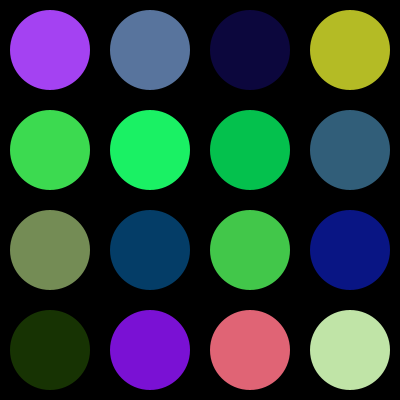
Frame 1 (no input)
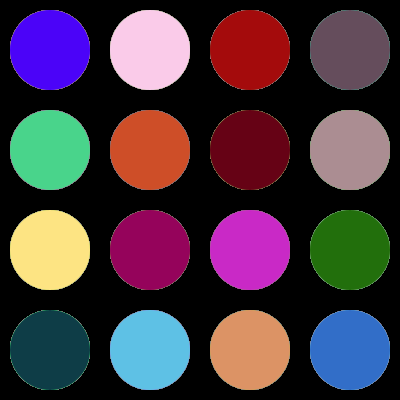
Frame 60 (the mouse pressed at the canvas centre just before this capture)
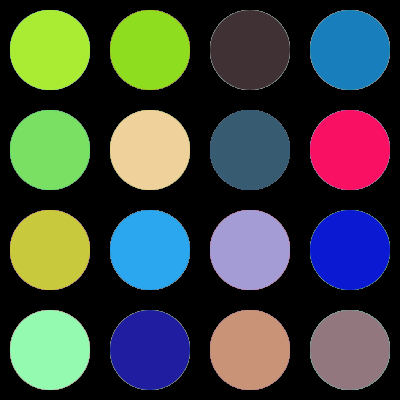
Frame 120 (the mouse held since frame 60 and released just before this capture)

The Processing sketch that drew these frames (run headless with seeded random() and noise(); from frame 60 on, the mouse is pressed at the canvas centre):

// Processing sketch: Estherchen7
// ── Estherchen7.pde
/**
  Assignment: MakeChap3
  Student: George McKinney
  Pasadena City College, Fall 2024
  Course Name: DMA60 Creative Coding
  Prof. George McKinney
  Project Description: This program draws a grid of colored circles which continously changes colors.
  Last Modified: September 10, 2024
  */

void setup() {
    size(400, 400);
    background(0);
    noStroke();
}

void draw() {
  // Loop to draw circles in a grid pattern
  for (int i = 0; i < 4; i++) {
    for (int j = 0; j < 4; j++) {
      float x = i * 100 + 50;  // Calculate x-coordinate
      float y = j * 100 + 50;  // Calculate y-coordinate
      fill(random(255), random(255), random(255));  // Random fill color
      ellipse(x, y, 80, 80);  // Draw circle
    }
  }
}
